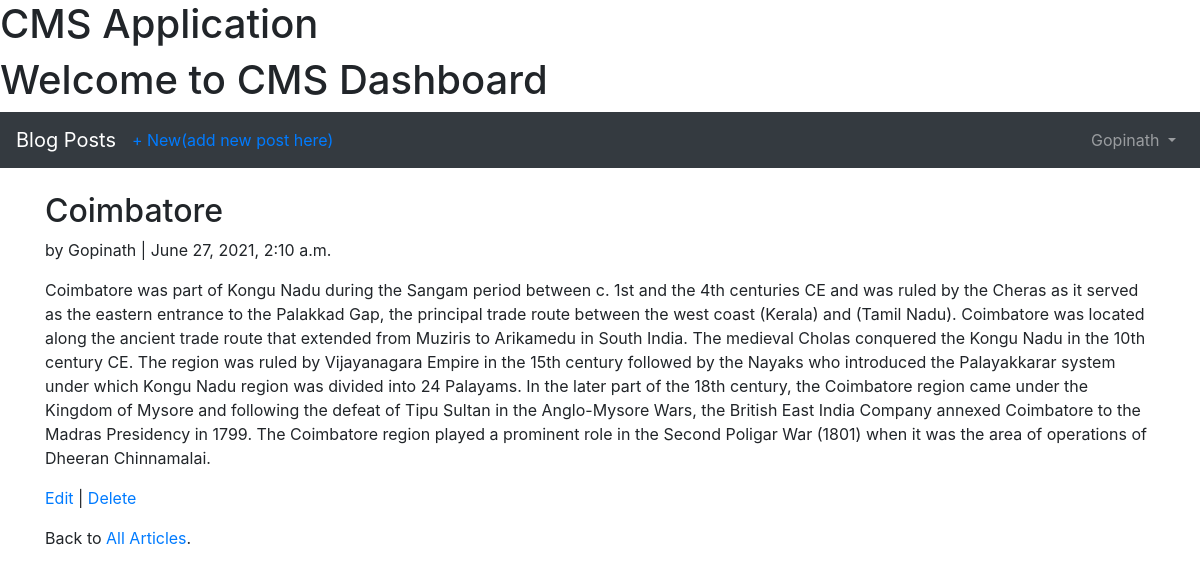
The app's page /articles/2/ (signed in) with its own data.
### users/models.py (models this page shows)
class CustomUser(AbstractUser):
    age = models.PositiveIntegerField(default=0)

### articles/models.py (models this page shows, shortened)
class Article(models.Model):
    title = models.CharField(max_length=255)
    body = models.TextField()
    date = models.DateTimeField(auto_now_add=True)
    author = models.ForeignKey(get_user_model(),on_delete=models.CASCADE,)

### articles/views.py (the view)
# urls.py: path('<int:pk>/',views.ArticleDetailView.as_view(), name='article_detail'), # new
class ArticleDetailView(LoginRequiredMixin, DetailView):
    model = models.Article
    template_name = 'article_detail.html'

### templates/article_detail.html
{% extends 'base.html' %}
{% block content %}
<div class="article-entry">
<h2>{{ object.title }}</h2>
<p>by {{ object.author }} | {{ object.date }}</p>
<p>{{ object.body }}</p>
</div>
<p><a href="{% url 'article_edit' article.pk %}">Edit</a> | <a href="{% url 'artic\
le_delete' article.pk %}">Delete</a></p>
<p>Back to <a href="{% url 'article_list' %}">All Articles</a>.</p>
{% endblock content %}

### templates/base.html (shortened to what this page needs)
<!doctype html>
<html lang="en">
<head>
<link rel="stylesheet" href="https://maxcdn.bootstrapcdn.com/bootstrap/4.0.0/css\/bootstrap.min.css">
    <h1> CMS Application</h1>
    <h1> Welcome to CMS Dashboard</h1>
</head>
<body>
<nav class="navbar navbar-expand-md navbar-dark bg-dark mb-4">
<a class="navbar-brand" href="{% url 'home' %}">Blog Posts</a>
{% if user.is_authenticated %}
<ul class="navbar-nav mr-auto">
<li class="nav-item"><a href="{% url 'article_new' %}">+ New(add new post here)</a></li>
</ul>
{% endif %}
<div class="collapse navbar-collapse" id="navbarCollapse">
{% if user.is_authenticated %}
<ul class="navbar-nav ml-auto">
<li class="nav-item">
<a class="nav-link dropdown-toggle" href="#" id="userMenu" data-toggle\
="dropdown" aria-haspopup="true" aria-expanded="false">
{{ user.username }}
</a>
</li>
</ul>
{% else %}
<form class="form-inline ml-auto">
<a href="{% url 'login' %}" class="btn btn-outline-secondary">Log in</a>
<a href="{% url 'signup' %}" class="btn btn-primary ml-2">Sign up</a>
</form>
{% endif %}
</div>
</nav>
<div class="container">
{% block content %}
{% endblock %}
</div>
</body>
</html>

### records on screen
CustomUser: username "Gopinath"
Article: title "Coimbatore", author "Gopinath", date "June 27, 2021, 2:10 a.m.", body "Coimbatore was part of Kongu Nadu during the Sangam period between c. 1st and the 4th centuries CE and was ruled by the Cheras as it served as the eastern entrance to the Palakkad Gap, the principal trade route between the west coast (Kerala) and (Tamil Nadu). Coimbatore was located along the ancient trade route that extended from Muziris to Arikamedu in South India. The medieval Cholas conquered the Kongu Nadu in the 10th century CE. The region was ruled by Vijayanagara Empire in the 15th century followed by the Nayaks who introduced the Palayakkarar system under which Kongu Nadu region was divided into 24 Palayams. In the later part of the 18th century, the Coimbatore region came under…"
